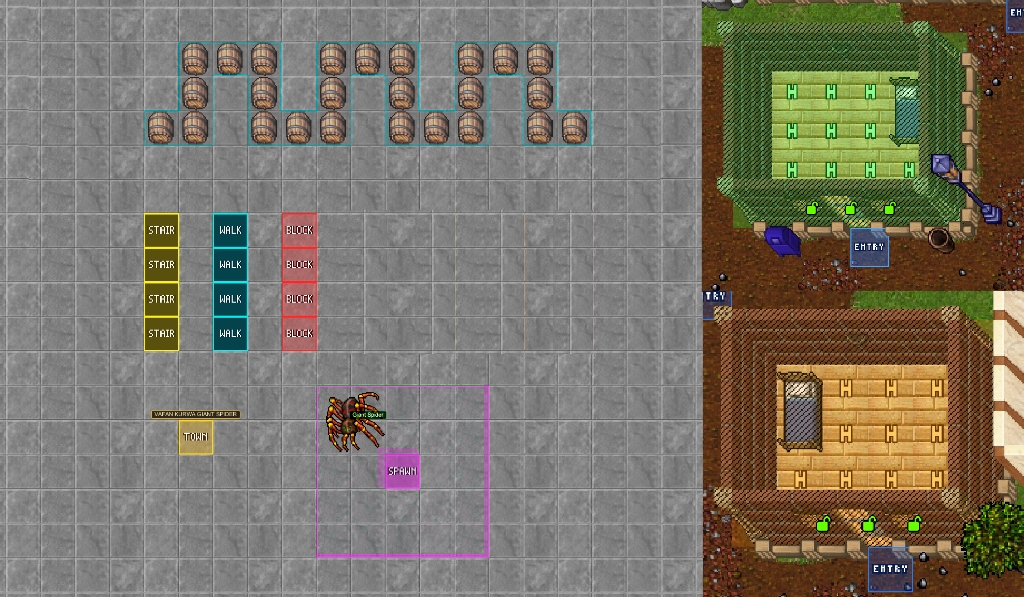
#> input picture tools/assets/scene_clean.png, 1024 x 597 px, found by its file name
$ python prototype_zone_brackets.py
#> lines starting #> are read from the running program, lines starting #| are printed output that depends on the picture; after the words box and inside, x2 and y2 are one past the last pixel; in counts of white or black regions, pixels touching at a corner belong together
#!/usr/bin/env python3
"""
RME Redux - 4 Zones with CipSoft Lined Square Prototype
Generates comprehensive visual comparisons of the 4 Special Zones:
1. Protection Zone (PZ - Yellow)
2. No-PvP Zone (Green)
3. No-Logout Zone (Orange)
4. PvP Zone (Crimson Red)

Comparing:
- Current RME (28% solid wash + solid border)
- CipSoft Lined Square (Corners + mid dashes per tile, zero wash)
- CipSoft Lined Square + Subtle 8% tint
- Multi-tile contiguous areas (3x3 room)
- Full in-game test scene
"""

from __future__ import annotations
from pathlib import Path
from PIL import Image, ImageDraw, ImageFont
import numpy as np


# The 4 Zone Colors:
ZONE_COLORS = {
    "PZ": {
        "name": "Protection Zone (PZ)",
        "core": (250, 240, 110),       # Pale Lemon / Yellow (matches CipSoft screenshot)
        "wash": (242, 217, 26),        # RME wash
        "glsl": "vec4(0.95, 0.85, 0.10, 0.28)",
        "label": "PZ"
    },
    "NOPVP": {
        "name": "No-PvP Zone",
        "core": (90, 245, 115),        # Emerald Green
        "wash": (38, 230, 51),
        "glsl": "vec4(0.15, 0.90, 0.20, 0.28)",
        "label": "NO-PVP"
    },
    "NOLOG": {
        "name": "No-Logout Zone",
        "core": (255, 155, 45),        # Vibrant Orange
        "wash": (255, 128, 13),
        "glsl": "vec4(1.00, 0.50, 0.05, 0.28)",
        "label": "NO-LOGOUT"
    },
    "PVP": {
        "name": "PvP Zone (Hardcore)",
        "core": (255, 55, 80),         # Crimson Red
        "wash": (217, 13, 64),
        "glsl": "vec4(0.85, 0.05, 0.25, 0.28)",
        "label": "PVP"
    },
}


def draw_cipsoft_tile_bracket(tile: Image.Image,
                              color: tuple,
                              has_shadow: bool = True,
                              line_w: int = 2,
                              margin: int = 2) -> Image.Image:
    """Renders the authentic CipSoft corner bracket + mid dash on a single tile."""
    out = tile.copy().convert('RGBA')
    overlay = Image.new('RGBA', out.size, (0, 0, 0, 0))
    draw = ImageDraw.Draw(overlay)

    w, h = out.size
    x0, y0 = margin, margin
    x1, y1 = w - 1 - margin, h - 1 - margin

    c_len = max(3, int(w * 0.22))
    m_len = max(3, int(w * 0.24))

    mx0 = (w - m_len) // 2
    mx1 = mx0 + m_len
    my0 = (h - m_len) // 2
    my1 = my0 + m_len

    segments = [
        # Top-left corner
        ((x0, y0), (x0 + c_len, y0)),
        ((x0, y0), (x0, y0 + c_len)),
        # Top-right corner
        ((x1 - c_len, y0), (x1, y0)),
        ((x1, y0), (x1, y0 + c_len)),
        # Bottom-left corner
        ((x0, y1), (x0 + c_len, y1)),
        ((x0, y1 - c_len), (x0, y1)),
        # Bottom-right corner
        ((x1 - c_len, y1), (x1, y1)),
        ((x1, y1 - c_len), (x1, y1)),
        # Midpoint dashes
        ((mx0, y0), (mx1, y0)),
        ((mx0, y1), (mx1, y1)),
        ((x0, my0), (x0, my1)),
        ((x1, my0), (x1, my1)),
    ]

    # 1. Dark drop-shadow / outline
    if has_shadow:
        for (sx0, sy0), (sx1, sy1) in segments:
            draw.line([(sx0, sy0), (sx1, sy1)], fill=(15, 15, 18, 240), width=line_w + 2)

    # 2. Bright colored core
    for (sx0, sy0), (sx1, sy1) in segments:
        draw.line([(sx0, sy0), (sx1, sy1)], fill=color + (255,), width=line_w)

    return Image.alpha_composite(out, overlay)


def draw_rme_zone_tile(tile: Image.Image, wash_color: tuple, wash_alpha: float = 0.28, border_color: tuple = None) -> Image.Image:
    """Simulates RME's solid wash and 1px border."""
    out = tile.copy().convert('RGBA')
    overlay = Image.new('RGBA', out.size, (0, 0, 0, 0))
    draw = ImageDraw.Draw(overlay)
    w, h = out.size

    a_int = int(wash_alpha * 255)
    draw.rectangle([1, 1, w - 2, h - 2], fill=wash_color + (a_int,))
    bcol = border_color if border_color else wash_color
    draw.rectangle([0, 0, w - 1, h - 1], outline=bcol + (240,), width=1)
    return Image.alpha_composite(out, overlay)


def create_stone_tile_with_item(item_type: str = "chest", size: int = 64) -> Image.Image:
    """Creates a stone tile with a book, chest, or stair sprite."""
    np.random.seed(42 if item_type == "chest" else (77 if item_type == "book" else 99))
    base = np.full((size, size, 3), 132, dtype=np.float32)
    noise = np.random.normal(0, 6, (size, size, 3))
    base = np.clip(base + noise, 105, 160)
    img = Image.fromarray(base.astype(np.uint8))
    draw = ImageDraw.Draw(img)
    draw.rectangle([0, 0, size - 1, size - 1], outline=(100, 100, 105), width=1)

    cx, cy = size // 2, size // 2
    if item_type == "book":
        # Draw open tome (like CipSoft screenshot)
        bw, bh = int(size * 0.55), int(size * 0.52)
        bx0, by0 = cx - bw // 2, cy - bh // 2
        # Pages & spine
        draw.polygon([(bx0 + 4, by0 + bh), (cx, by0 + bh - 4), (bx0 + bw - 4, by0 + bh), (cx, by0 + 4)], fill=(210, 205, 190), outline=(50, 45, 40))
        # Brown leather covers
        draw.polygon([(bx0, by0 + 8), (cx - 2, by0 + 4), (cx - 2, by0 + bh - 2), (bx0, by0 + bh - 6)], fill=(120, 75, 45), outline=(40, 25, 15))
        draw.polygon([(cx + 2, by0 + 4), (bx0 + bw, by0 + 8), (bx0 + bw, by0 + bh - 6), (cx + 2, by0 + bh - 2)], fill=(135, 85, 50), outline=(40, 25, 15))
        # Red ribbon at top
        draw.line([(cx - 1, by0 - 4), (cx + 3, by0 + 6)], fill=(210, 40, 50), width=2)
        # Gold emblem on cover
        draw.ellipse([cx + 8, cy - 2, cx + 18, cy + 8], fill=(225, 180, 40), outline=(60, 45, 10), width=1)
    elif item_type == "chest":
        bw, bh = int(size * 0.62), int(size * 0.48)
        bx0, by0 = cx - bw // 2, cy - bh // 2 + 2
        draw.rectangle([bx0, by0 + 6, bx0 + bw, by0 + bh], fill=(135, 80, 40), outline=(45, 25, 10), width=1)
        draw.polygon([(bx0, by0 + 6), (bx0 + 4, by0), (bx0 + bw - 4, by0), (bx0 + bw, by0 + 6)], fill=(160, 100, 50), outline=(45, 25, 10))
        draw.rectangle([cx - 4, by0 + 7, cx + 4, by0 + 17], fill=(240, 200, 50), outline=(60, 45, 10), width=1)
    elif item_type == "stairs":
        tiers = 3
        th = size // (tiers + 1)
        for i in range(tiers):
            y = (i + 1) * th
            draw.rectangle([4, y, size - 4, y + 4], fill=(100 - i * 15, 100 - i * 15, 100 - i * 15), outline=(40, 40, 40), width=1)
            draw.rectangle([4, y + 4, size - 4, min(size - 2, y + th)], fill=(155 - i * 15, 155 - i * 15, 155 - i * 15), outline=(50, 50, 50), width=1)
    return img


def build_zone_study_board() -> Image.Image:
    tile_sz = 84
    canvas_w = 1120
    canvas_h = 1080
    board = Image.new('RGB', (canvas_w, canvas_h), (22, 22, 26))
    draw = ImageDraw.Draw(board)

    try:
        title_font = ImageFont.truetype("arialbd.ttf", 22)
        h2_font    = ImageFont.truetype("arialbd.ttf", 15)
        body_font  = ImageFont.truetype("arial.ttf", 12)
        bold_font  = ImageFont.truetype("arialbd.ttf", 12)
        mono_font  = ImageFont.truetype("consola.ttf", 11)
    except IOError:
        title_font = ImageFont.load_default()
        h2_font = title_font
        body_font = title_font
        bold_font = title_font
        mono_font = title_font

    # Banner
    draw.rectangle([0, 0, canvas_w, 75], fill=(30, 30, 36))
    draw.line([(0, 75), (canvas_w, 75)], fill=(48, 48, 56), width=1)
    draw.text((30, 16), "RME Redux — The 4 Special Zones: CipSoft Lined Squares vs. RME Wash", font=title_font, fill=(255, 255, 255))
    draw.text((30, 46), "Comparing how Protection Zone, No-PvP, No-Logout, and PvP Zone look with CipSoft's lined square markers", font=body_font, fill=(160, 165, 175))

    # Helper to place tile
    def place(tile: Image.Image, x: int, y: int, top_text: str = "", bottom_text: str = ""):
        board.paste(tile, (x, y))
        draw.rectangle([x - 1, y - 1, x + tile.width, y + tile.height], outline=(60, 60, 70), width=1)
        if top_text:
            draw.text((x + tile.width // 2, y - 16), top_text, font=bold_font, fill=(210, 210, 220), anchor="mt")
        if bottom_text:
            draw.text((x + tile.width // 2, y + tile.height + 5), bottom_text, font=mono_font, fill=(140, 145, 155), anchor="mt")

    # =========================================================================
    # PART 1: The 4 Zones on Single Tiles (Side-by-Side: Current RME vs CipSoft)
    # =========================================================================
    sec1_y = 105
    draw.text((30, sec1_y - 20), "1. The 4 Special Zones: Current RME Wash vs. CipSoft Lined Square", font=h2_font, fill=(255, 215, 60))
    draw.line([(30, sec1_y + 4), (canvas_w - 30, sec1_y + 4)], fill=(45, 45, 52), width=1)

    zones_list = ["PZ", "NOPVP", "NOLOG", "PVP"]
    items_list = ["book", "chest", "stairs", "chest"]

    col_w = 250
    start_x = 55
    y_rme = sec1_y + 40
    y_cip = sec1_y + 165

    draw.text((30, y_rme + 30), "Current RME Style\n(28% Opaque Wash)", font=bold_font, fill=(240, 140, 140))
    draw.text((30, y_cip + 30), "CipSoft Style\n(Lined Square)", font=bold_font, fill=(130, 240, 150))

    for idx, z_key in enumerate(zones_list):
        z = ZONE_COLORS[z_key]
        item_t = items_list[idx]
        base_t = create_stone_tile_with_item(item_t, tile_sz)

        # Current RME: 28% wash + border
        rme_t = draw_rme_zone_tile(base_t, z["wash"], 0.28)

        # CipSoft: unshaded tile + colored lined square
        cip_t = draw_cipsoft_tile_bracket(base_t, z["core"], has_shadow=True, line_w=2)

        tx = 190 + idx * col_w
        place(rme_t, tx, y_rme, z["name"], "Wash masks sprite colors")
        place(cip_t, tx, y_cip, "", "100% crisp book/chest")
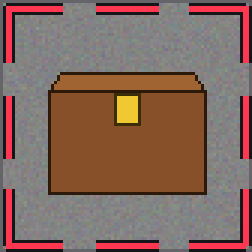
#> cip_t: PIL image 84x84 RGBA (shown 3 times larger); mean R, G, B, A 131.1, 102.5, 91.9, 255
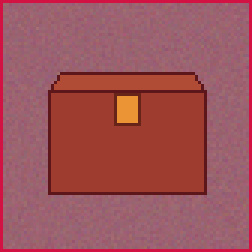
#> rme_t: PIL image 84x84 RGBA (shown 3 times larger); mean R, G, B, A 157.6, 83.2, 90.1, 255

    # Callout
    callout1_y = sec1_y + 275
    draw.rectangle([30, callout1_y, canvas_w - 30, callout1_y + 45], fill=(30, 32, 40), outline=(50, 55, 70), width=1)
    draw.text((45, callout1_y + 8), "Visual Comparison:", font=bold_font, fill=(90, 180, 255))
    draw.text((180, callout1_y + 8), "Under RME's wash, the brown book cover turns greenish/yellowish, and gold locks turn muddy.", font=body_font, fill=(220, 225, 230))
    draw.text((45, callout1_y + 25), "Under CipSoft's lined square, the book and chest retain 100% of their natural pixel art colors.", font=body_font, fill=(160, 165, 175))

    # =========================================================================
    # PART 2: Contiguous Multi-Tile Rooms (3x3 Protection Zone Temple/Depot)
    # =========================================================================
    sec2_y = 445
    draw.text((30, sec2_y), "2. Contiguous Zone Area: 3x3 Protection Zone (Depot / Temple Room)", font=h2_font, fill=(255, 215, 60))
    draw.line([(30, sec2_y + 24), (canvas_w - 30, sec2_y + 24)], fill=(45, 45, 52), width=1)

    # Build a 3x3 base room (stone floor, 1 chest, 1 book, 1 stairs)
    room_sz = 3 * 64
    base_room = Image.new('RGB', (room_sz, room_sz))
#> base_room: PIL image 192x192 RGB; every value is 0
    for ry in range(3):
        for rx in range(3):
            # Pick item
            if rx == 1 and ry == 1:
                t = create_stone_tile_with_item("book", 64)
            elif rx == 0 and ry == 0:
                t = create_stone_tile_with_item("chest", 64)
            elif rx == 2 and ry == 2:
                t = create_stone_tile_with_item("stairs", 64)
            else:
                t = create_stone_tile_with_item("none", 64)
            base_room.paste(t, (rx * 64, ry * 64))

    # Mode 1: Current RME (Full 3x3 yellow wash + 1px yellow outer border)
    room_rme = base_room.copy()
    rme_over = Image.new('RGBA', (room_sz, room_sz), (0, 0, 0, 0))
#> rme_over: PIL image 192x192 RGBA; every value is 0
    odraw = ImageDraw.Draw(rme_over)
    odraw.rectangle([1, 1, room_sz - 2, room_sz - 2], fill=(242, 217, 26, 70))
    odraw.rectangle([0, 0, room_sz - 1, room_sz - 1], outline=(255, 230, 26, 240), width=1)
    room_rme = Image.alpha_composite(room_rme.convert('RGBA'), rme_over)
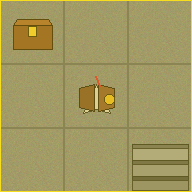
#> room_rme: PIL image 192x192 RGBA; mean R, G, B, A 161.6, 152.6, 95.7, 255

    # Mode 2: CipSoft Per-Tile Lined Squares (Every tile in the 3x3 has its own yellow brackets)
    room_cip_tiles = base_room.copy().convert('RGBA')
    for ry in range(3):
        for rx in range(3):
            sub_t = base_room.crop((rx * 64, ry * 64, (rx + 1) * 64, (ry + 1) * 64))
            sub_bracket = draw_cipsoft_tile_bracket(sub_t, ZONE_COLORS["PZ"]["core"], line_w=2)
            room_cip_tiles.paste(sub_bracket, (rx * 64, ry * 64))
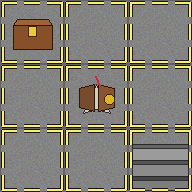
#> room_cip_tiles: PIL image 192x192 RGBA; mean R, G, B, A 129.9, 126.6, 113.3, 255
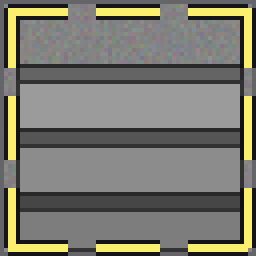
#> sub_bracket: PIL image 64x64 RGBA (shown 4 times larger); mean R, G, B, A 121.7, 120.9, 109.9, 255

    # Mode 3: CipSoft Hybrid (Lined Square Outer Perimeter + Clean Interior)
    room_cip_perimeter = base_room.copy().convert('RGBA')
    # Draw dashed yellow outer border with shadow
    perim_over = Image.new('RGBA', (room_sz, room_sz), (0, 0, 0, 0))
    pdraw = ImageDraw.Draw(perim_over)
    # Dashed outer box
    dash_len = 14
    gap_len = 10
    # North & South
    for x in range(2, room_sz - 2, dash_len + gap_len):
        x_end = min(room_sz - 2, x + dash_len)
        pdraw.line([(x, 2), (x_end, 2)], fill=(15, 15, 18, 240), width=4)
        pdraw.line([(x, 2), (x_end, 2)], fill=(250, 240, 110, 255), width=2)
        pdraw.line([(x, room_sz - 3), (x_end, room_sz - 3)], fill=(15, 15, 18, 240), width=4)
        pdraw.line([(x, room_sz - 3), (x_end, room_sz - 3)], fill=(250, 240, 110, 255), width=2)
    # West & East
    for y in range(2, room_sz - 2, dash_len + gap_len):
        y_end = min(room_sz - 2, y + dash_len)
        pdraw.line([(2, y), (2, y_end)], fill=(15, 15, 18, 240), width=4)
        pdraw.line([(2, y), (2, y_end)], fill=(250, 240, 110, 255), width=2)
        pdraw.line([(room_sz - 3, y), (room_sz - 3, y_end)], fill=(15, 15, 18, 240), width=4)
        pdraw.line([(room_sz - 3, y), (room_sz - 3, y_end)], fill=(250, 240, 110, 255), width=2)
    room_cip_perimeter = Image.alpha_composite(room_cip_perimeter, perim_over)

    # Place the 3 rooms
    rx_col1 = 60
    rx_col2 = 410
    rx_col3 = 760
    ry_pos = sec2_y + 40

    place(room_rme, rx_col1, ry_pos, "Current RME Style", "Solid yellow wash tints entire room")
    place(room_cip_tiles, rx_col2, ry_pos, "CipSoft Style: Per-Tile Brackets", "Each PZ tile has yellow brackets")
    place(room_cip_perimeter, rx_col3, ry_pos, "CipSoft Hybrid: Perimeter Dashes", "Dashed boundary, clean room interior")
#> in place (call 11), `board.paste(tile, (x, y))`:
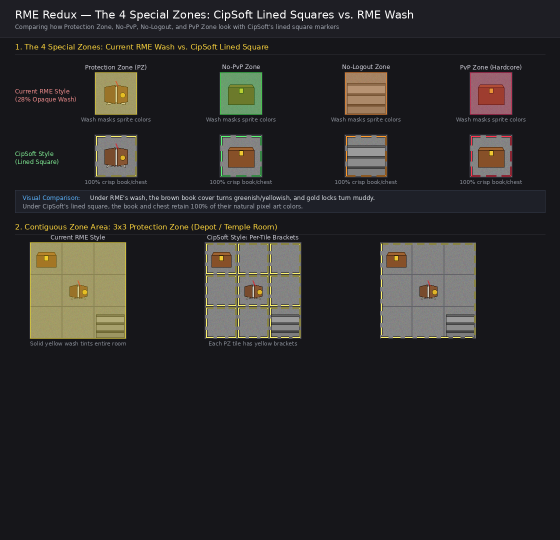
#> board: PIL image 1120x1080 RGB (shown at 1/2 size); mean R, G, B 41.8, 40.6, 40.4

    # =========================================================================
    # PART 3: The 4 Zones on Real In-Game Map Scene
    # =========================================================================
    sec3_y = 730
    draw.text((30, sec3_y), "3. The 4 Special Zones Rendered on Real In-Game Map (Columns 4 to 7)", font=h2_font, fill=(255, 215, 60))
    draw.line([(30, sec3_y + 24), (canvas_w - 30, sec3_y + 24)], fill=(45, 45, 52), width=1)

    # Load clean scene and crop the 4 zone columns:
    # Cols 4, 5, 6, 7: x in [330, 605], y in [195, 365] (170 high, 275 wide)
    scene_path = Path("tools/assets/scene_clean.png")
    if scene_path.exists():
        scene_img = Image.open(scene_path).convert('RGBA')
        crop_box = (335, 195, 600, 365)
        crop_scene = scene_img.crop(crop_box)
        cw, ch = crop_scene.size
#> cw = 265; ch = 170

        # Render Left: Current RME Washes (No-PvP Green, PZ Yellow, No-Log Orange, PvP Red)
        left_scene = crop_scene.copy()
        l_arr = np.array(left_scene, dtype=float) / 255.0

        def blend_col(arr, x0, x1, y0, y1, zw, zb):
#> called with x0 = 13, x1 = 47, y0 = 18, y1 = 154, zw = array of shape (4,), zb = array of shape (4,)
            arr[y0:y1, x0:x1, :3] = arr[y0:y1, x0:x1, :3] * (1 - zw[3]) + zw[:3] * zw[3]
            arr[y0, x0:x1, :3] = zb[:3]
#> arr: shape (170, 265, 4) float64; mean R, G, B, A 0.499, 0.521, 0.5, 1
            arr[y1-1, x0:x1, :3] = zb[:3]
#> arr: shape (170, 265, 4) float64; mean R, G, B, A 0.499, 0.521, 0.5, 1
            arr[y0:y1, x0, :3] = zb[:3]
            arr[y0:y1, x1-1, :3] = zb[:3]

        # Coordinates relative to crop (crop_box: x0=335, y0=195)
        # Col 4 No-PvP: [348-335, 382-335, 213-195, 349-195] = [13, 47, 18, 154]
        # Col 5 PZ:     [416-335, 450-335, 213-195, 349-195] = [81, 115, 18, 154]
        # Col 6 No-Log: [484-335, 518-335, 213-195, 349-195] = [149, 183, 18, 154]
        # Col 7 PvP:    [552-335, 586-335, 213-195, 349-195] = [217, 251, 18, 154]
        blend_col(l_arr, 13, 47, 18, 154, np.array([0.15, 0.90, 0.20, 0.28]), np.array([0.20, 1.00, 0.30, 0.95]))
        blend_col(l_arr, 81, 115, 18, 154, np.array([0.95, 0.85, 0.10, 0.28]), np.array([1.00, 0.90, 0.10, 0.95]))
#> in blend_col (call 2), `arr[y0, x0:x1, :3] = zb[:3]`: arr: shape (170, 265, 4) float64; mean R, G, B, A 0.511, 0.533, 0.487, 1
#> in blend_col (call 2), `arr[y1-1, x0:x1, :3] = zb[:3]`: arr: shape (170, 265, 4) float64; mean R, G, B, A 0.511, 0.534, 0.487, 1
        blend_col(l_arr, 149, 183, 18, 154, np.array([1.00, 0.50, 0.05, 0.28]), np.array([1.00, 0.55, 0.10, 0.95]))
#> in blend_col (call 3), `arr[y0, x0:x1, :3] = zb[:3]`: arr: shape (170, 265, 4) float64; mean R, G, B, A 0.528, 0.535, 0.471, 1
#> in blend_col (call 3), `arr[y1-1, x0:x1, :3] = zb[:3]`: arr: shape (170, 265, 4) float64; mean R, G, B, A 0.528, 0.535, 0.471, 1
        blend_col(l_arr, 217, 251, 18, 154, np.array([0.85, 0.05, 0.25, 0.28]), np.array([1.00, 0.15, 0.30, 0.95]))
#> call 4 of blend_col, with x0 = 217, x1 = 251, y0 = 18, y1 = 154, zw = array of shape (4,), zb = array of shape (4,)
#> in blend_col (call 4), `arr[y0:y1, x0:x1, :3] = arr[y0:y1, x0:x1, :3] * (1 - zw[3]) + zw[:3] *..`:
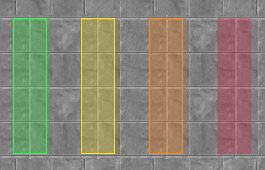
#> arr: shape (170, 265, 4) float64; mean R, G, B, A 0.54, 0.522, 0.462, 1
#> in blend_col (call 4), `arr[y0, x0:x1, :3] = zb[:3]`: arr: shape (170, 265, 4) float64; 0.08% of pixels changed, all inside (x1, y1, x2, y2) = (217, 18, 251, 19)
        left_img = Image.fromarray(np.clip(l_arr * 255.0, 0, 255).astype(np.uint8))

        # Render Right: CipSoft Style Lined Squares on the 4 Columns!
        right_scene = crop_scene.copy()
        cols_spec = [
            (13, 47, ZONE_COLORS["NOPVP"]["core"]),
            (81, 115, ZONE_COLORS["PZ"]["core"]),
            (149, 183, ZONE_COLORS["NOLOG"]["core"]),
            (217, 251, ZONE_COLORS["PVP"]["core"]),
        ]
        tile_h = 34
        for cx0, cx1, c_col in cols_spec:
            for row in range(4):
                ry0 = 18 + row * tile_h
                ry1 = ry0 + tile_h
                sub_tile = right_scene.crop((cx0, ry0, cx1, ry1))
                bracketed = draw_cipsoft_tile_bracket(sub_tile, c_col, has_shadow=True, line_w=1, margin=1)
                right_scene.paste(bracketed, (cx0, ry0))

        # Scale up by 1.5x for clarity
        scale_f = 1.6
#> scale_f = 1.6
        nw = int(cw * scale_f)
#> nw = 424
        nh = int(ch * scale_f)
#> nh = 272
        left_scaled = left_img.resize((nw, nh), Image.Resampling.BILINEAR)
        right_scaled = right_scene.resize((nw, nh), Image.Resampling.BILINEAR)

        sec3_content_y = sec3_y + 40
        place(left_scaled, 60, sec3_content_y, "Current RME Style (Full Washes)", "No-PvP (Green) | PZ (Yellow) | No-Log (Orange) | PvP (Red)")
        place(right_scaled, 580, sec3_content_y, "CipSoft Style (Lined Squares)", "Sharp color-coded corner brackets, unshaded stone floor")

    return board


if __name__ == "__main__":
    out_dir = Path("tools/assets")
    out_dir.mkdir(parents=True, exist_ok=True)
    board = build_zone_study_board()

    out_path = out_dir / "cipsoft_4zones_prototype.png"
    board.save(out_path, quality=95)
    print(f"[Success] Saved 4-zones prototype to: {out_path.resolve()}")
